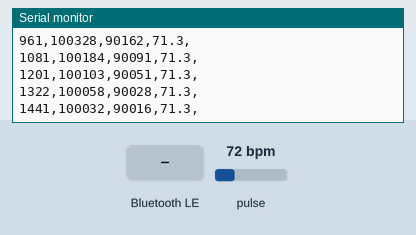
This sketch was run on a simulated ESP32. Shown: the last lines printed to the serial monitor. The inputs (shaded band) are chosen by the test bench; at power-on: pulse 72 bpm. EEPROM starts erased; nothing arrives over Bluetooth unless stated; a phone connects over Bluetooth LE 3 s after start.

Above: at 1.5 s.
1.6 s: Bluetooth LE write "c" received
At 2.5 s:
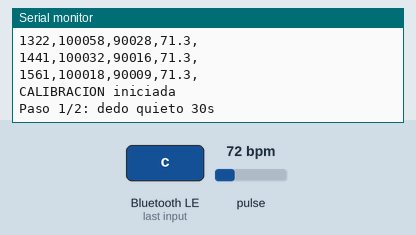
3.1 s: Bluetooth LE write "s" received
At 3.26 s:
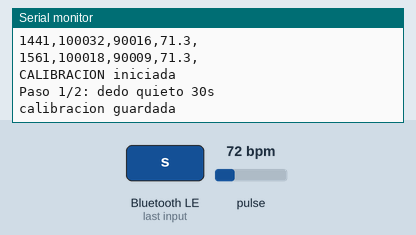
4.8 s: Bluetooth LE write "l" received
At 6.0 s:
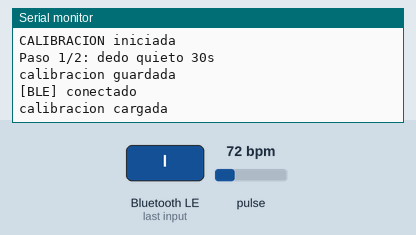
6.3 s: Bluetooth LE write "r" received
At 7.2 s:
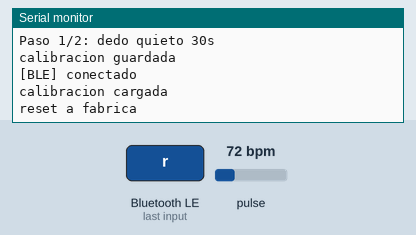
7.8 s: Bluetooth LE write "g" received
At 8.4 s:
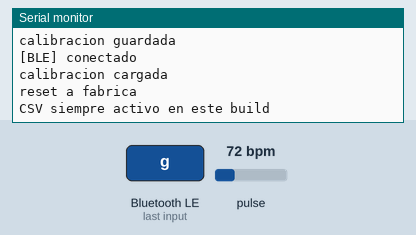
Timing chart, 0 to 10.3 s (numbered marks = the images above; inputs shaded):
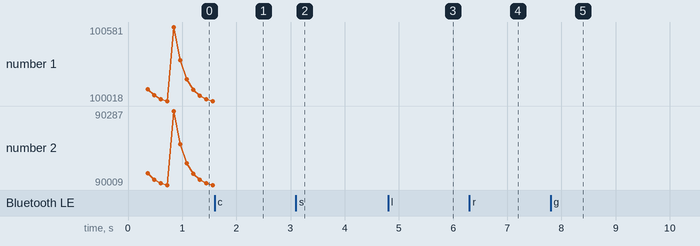

Measured:
- after the input at 1.6 s, the serial monitor: prints a new line at once (image 1)
- after the input at 3.1 s, the serial monitor: prints a new line at once (image 2)
- after the input at 4.8 s, the serial monitor: prints a new line at once (image 3)
- after the input at 6.3 s, the serial monitor: prints a new line at once (image 4)
- after the input at 7.8 s, the serial monitor: prints a new line at once (image 5)

The sketch:

sensooooor2_ble.ino
```cpp
/*
  =============================================================
    TEC4GOOD — Pulso + SpO2 con MAX30102 sobre BLE (ESP32)
  =============================================================

  DISCLAIMER:
    Sketch educativo / prototipo. NO es un dispositivo medico.
    Ver TERMS_AND_CONDITIONS.md en la raiz del repo.

  Requisitos (Arduino Library Manager):
    - "SparkFun MAX3010x Pulse and Proximity Sensor Library"
    - ESP32 Core (boards manager -> esp32 by Espressif)

  Placa:
    ESP32 Dev Module (o similar).
    SDA = GPIO 21, SCL = GPIO 22, VIN = 3.3V, GND = GND.

  Protocolo BLE:
    Service UUID: 0000FEED-0000-1000-8000-00805F9B34FB
    DATA   char  0000FEE1 (notify): "timestamp_ms,ir,red,bpm,spo2\n"
    COMMAND char 0000FEE2 (write) : 1 char -> c/s/l/r/g/?
*/

#include <Wire.h>
#include "MAX30105.h"
#include "heartRate.h"
#include <EEPROM.h>

#include <BLEDevice.h>
#include <BLEServer.h>
#include <BLEUtils.h>
#include <BLE2902.h>

// ─── BLE UUIDs ─────────────────────────────────────────────────
#define SVC_UUID   "0000FEED-0000-1000-8000-00805F9B34FB"
#define DATA_UUID  "0000FEE1-0000-1000-8000-00805F9B34FB"
#define CMD_UUID   "0000FEE2-0000-1000-8000-00805F9B34FB"

BLEServer*          bleServer = nullptr;
BLECharacteristic*  dataChar  = nullptr;
BLECharacteristic*  cmdChar   = nullptr;
bool                bleConnected = false;

// ─── Sensor ────────────────────────────────────────────────────
MAX30105 particleSensor;

enum Mode { MODE_BOOT, MODE_CALIBRATE, MODE_MEASURE };
Mode mode = MODE_BOOT;

const byte RATE_SIZE = 8;
byte rates[RATE_SIZE];
byte rateSpot = 0;
unsigned long lastBeat = 0;
float beatsPerMinute = 0;
int   beatAvg = 0;

#define SPO2_BUFFER 100
uint32_t redBuffer[SPO2_BUFFER];
uint32_t irBuffer[SPO2_BUFFER];
int  bufIndex = 0;
bool bufferFull = false;

// ─── Calibracion (persistente en EEPROM) ──────────────────────
struct Calib {
  float spo2_a;
  float spo2_b;
  long  finger_threshold;
  bool  calibrated;
};

Calib calib = {110.0f, 25.0f, 50000L, false};

#define CALIB_MAGIC 0xC41B0002u
#define CALIB_ADDR  0

struct StoredCalib {
  uint32_t magic;
  Calib    data;
  uint16_t checksum;
};

static uint16_t calibChecksum(const Calib &c) {
  const uint8_t *p = (const uint8_t *)&c;
  uint16_t sum = 0;
  for (size_t i = 0; i < sizeof(Calib); i++) sum ^= (uint16_t)p[i] << (i & 7);
  return sum;
}

bool saveCalibToEEPROM() {
  StoredCalib sc{ CALIB_MAGIC, calib, calibChecksum(calib) };
  EEPROM.begin(sizeof(StoredCalib) + 4);
  EEPROM.put(CALIB_ADDR, sc);
  bool ok = EEPROM.commit();
  EEPROM.end();
  return ok;
}

bool loadCalibFromEEPROM() {
  StoredCalib sc;
  EEPROM.begin(sizeof(StoredCalib) + 4);
  EEPROM.get(CALIB_ADDR, sc);
  EEPROM.end();
  if (sc.magic != CALIB_MAGIC) return false;
  if (sc.checksum != calibChecksum(sc.data)) return false;
  if (sc.data.spo2_a < 80 || sc.data.spo2_a > 150) return false;
  if (sc.data.spo2_b < 10 || sc.data.spo2_b > 60)  return false;
  if (sc.data.finger_threshold < 10000L)           return false;
  calib = sc.data;
  return true;
}

inline bool fingerPresent(long ir) { return ir > calib.finger_threshold; }

// ─── BLE helpers ───────────────────────────────────────────────
void bleNotifyLine(const String &s) {
  if (!bleConnected || !dataChar) return;
  dataChar->setValue((uint8_t*)s.c_str(), s.length());
  dataChar->notify();
}

void bleNotifyMessage(const String &msg) {
  bleNotifyLine("# " + msg + "\n");
  Serial.println(msg);
}

// ─── SpO2 (RMS) ────────────────────────────────────────────────
float calculateSpO2() {
  int count = bufferFull ? SPO2_BUFFER : bufIndex;
  if (count < 50) return -1.0f;

  double redDC = 0, irDC = 0;
  for (int i = 0; i < count; i++) { redDC += redBuffer[i]; irDC += irBuffer[i]; }
  redDC /= count; irDC /= count;
  if (redDC <= 0 || irDC <= 0) return -1.0f;

  double redAC2 = 0, irAC2 = 0;
  for (int i = 0; i < count; i++) {
    double dr = (double)redBuffer[i] - redDC;
    double di = (double)irBuffer[i]  - irDC;
    redAC2 += dr * dr; irAC2 += di * di;
  }
  double redAC = sqrt(redAC2 / count);
  double irAC  = sqrt(irAC2  / count);
  if (irAC == 0) return -1.0f;

  double R = (redAC / redDC) / (irAC / irDC);
  double spo2 = calib.spo2_a - calib.spo2_b * R;
  if (spo2 > 100.0) spo2 = 100.0;
  if (spo2 < 70.0)  return -1.0f;
  return (float)spo2;
}

// ─── Calibracion ───────────────────────────────────────────────
void runCalibration() {
  bleNotifyMessage("CALIBRACION iniciada");
  bleNotifyMessage("Paso 1/2: dedo quieto 30s");
  delay(5000);

  unsigned long t0 = millis();
  unsigned long samples = 0;
  double irSumFinger = 0;
  while (millis() - t0 < 30000UL) {
    particleSensor.check();
    while (particleSensor.available()) {
      irSumFinger += particleSensor.getIR();
      samples++;
      particleSensor.nextSample();
    }
    delay(1);
  }
  if (samples == 0) { bleNotifyMessage("calibracion cancelada"); return; }
  double irFinger = irSumFinger / samples;

  bleNotifyMessage("Paso 2/2: retira el dedo 15s");
  delay(5000);
  t0 = millis(); samples = 0;
  double irSumNo = 0;
  while (millis() - t0 < 15000UL) {
    particleSensor.check();
    while (particleSensor.available()) {
      irSumNo += particleSensor.getIR();
      samples++;
      particleSensor.nextSample();
    }
    delay(1);
  }
  if (samples == 0) { bleNotifyMessage("calibracion cancelada"); return; }
  double irNo = irSumNo / samples;

  long threshold = (long)((irFinger + irNo) / 2.0);
  if (threshold < 20000) threshold = 20000;
  calib.finger_threshold = threshold;
  calib.calibrated = true;

  bleNotifyMessage(String("threshold=") + threshold);
  bleNotifyMessage("CALIBRACION OK");
}

// ─── Callbacks BLE ─────────────────────────────────────────────
class ServerCB : public BLEServerCallbacks {
  void onConnect(BLEServer*)    override { bleConnected = true;  Serial.println("[BLE] conectado"); }
  void onDisconnect(BLEServer* s) override {
    bleConnected = false;
    Serial.println("[BLE] desconectado");
    s->startAdvertising();
  }
};

class CmdCB : public BLECharacteristicCallbacks {
  void onWrite(BLECharacteristic* c) override {
    std::string v = c->getValue();
    if (v.empty()) return;
    char cmd = v[0];
    switch (cmd) {
      case 'c': case 'C': mode = MODE_CALIBRATE; break;
      case 's': case 'S':
        bleNotifyMessage(saveCalibToEEPROM() ? "calibracion guardada" : "error guardando");
        break;
      case 'l': case 'L':
        bleNotifyMessage(loadCalibFromEEPROM() ? "calibracion cargada" : "no hay calibracion valida");
        break;
      case 'r': case 'R':
        calib = {110.0f, 25.0f, 50000L, false};
        bleNotifyMessage("reset a fabrica");
        break;
      case 'g': case 'G':
        bleNotifyMessage("CSV siempre activo en este build");
        break;
      case '?':
        bleNotifyMessage("comandos: c s l r g ?");
        break;
      default:
        bleNotifyMessage(String("desconocido: ") + cmd);
        break;
    }
  }
};

// ─── setup ─────────────────────────────────────────────────────
void setup() {
  Serial.begin(115200);
  delay(300);
  Serial.println("\n=== TEC4GOOD — ESP32 BLE ===");
  Serial.println("AVISO: dispositivo educativo. NO es un oximetro medico.");

  if (loadCalibFromEEPROM()) Serial.println("Calibracion cargada de EEPROM.");
  else                       Serial.println("Usando calibracion de fabrica.");

  Wire.begin(21, 22);

  unsigned long t0 = millis();
  bool ok = false;
  while (millis() - t0 < 10000UL) {
    if (particleSensor.begin(Wire, I2C_SPEED_FAST)) { ok = true; break; }
    Serial.println("Sensor no encontrado, reintentando...");
    delay(1000);
  }
  if (!ok) {
    Serial.println("ERROR: MAX30102 no responde.");
    while (true) { delay(2000); Serial.println("revisa cableado."); }
  }
  particleSensor.setup(60, 4, 2, 100, 411, 4096);

  // BLE init
  BLEDevice::init("TEC4GOOD");
  bleServer = BLEDevice::createServer();
  bleServer->setCallbacks(new ServerCB());

  BLEService* svc = bleServer->createService(SVC_UUID);

  dataChar = svc->createCharacteristic(
    DATA_UUID,
    BLECharacteristic::PROPERTY_NOTIFY
  );
  dataChar->addDescriptor(new BLE2902());

  cmdChar = svc->createCharacteristic(
    CMD_UUID,
    BLECharacteristic::PROPERTY_WRITE
  );
  cmdChar->setCallbacks(new CmdCB());

  svc->start();

  BLEAdvertising* adv = BLEDevice::getAdvertising();
  adv->addServiceUUID(SVC_UUID);
  adv->setScanResponse(true);
  adv->setMinPreferred(0x06);
  adv->setMinPreferred(0x12);
  BLEDevice::startAdvertising();

  Serial.println("BLE advertising como 'TEC4GOOD'");
  mode = MODE_MEASURE;
}

// ─── loop ──────────────────────────────────────────────────────
void loop() {
  if (mode == MODE_CALIBRATE) {
    runCalibration();
    mode = MODE_MEASURE;
    return;
  }

  particleSensor.check();
  if (!particleSensor.available()) { delay(1); return; }

  uint32_t ir  = particleSensor.getIR();
  uint32_t red = particleSensor.getRed();
  particleSensor.nextSample();

  redBuffer[bufIndex] = red;
  irBuffer[bufIndex]  = ir;
  bufIndex++;
  if (bufIndex >= SPO2_BUFFER) { bufIndex = 0; bufferFull = true; }

  if (fingerPresent((long)ir) && checkForBeat((long)ir)) {
    unsigned long now = millis();
    unsigned long delta = now - lastBeat;
    lastBeat = now;
    if (delta > 0) {
      float bpm = 60000.0f / (float)delta;
      if (bpm > 30 && bpm < 220) {
        beatsPerMinute = bpm;
        rates[rateSpot++] = (byte)bpm;
        rateSpot %= RATE_SIZE;
        int sum = 0;
        for (byte x = 0; x < RATE_SIZE; x++) sum += rates[x];
        beatAvg = sum / RATE_SIZE;
      }
    }
  }

  // Publicar un paquete cada 100 ms (10 Hz)
  static unsigned long lastPub = 0;
  if (millis() - lastPub >= 100) {
    lastPub = millis();
    float spo2 = calculateSpO2();

    String line = String(lastPub) + "," +
                  String(ir) + "," +
                  String(red) + "," +
                  String(beatsPerMinute, 1) + "," +
                  (spo2 > 0 ? String(spo2, 1) : String("")) + "\n";
    Serial.print(line);
    bleNotifyLine(line);
  }

  delay(1);
}
```
